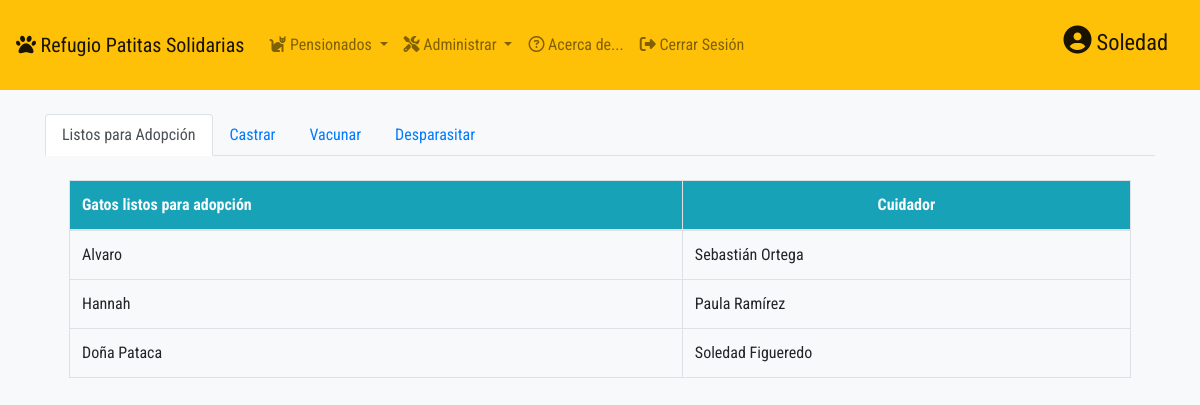
The page /db/filtros.php (signed in) on the database its author committed.
### tables this page shows
CREATE TABLE `gatos` (
  `id_gato` smallint(6) NOT NULL,
  `nom_gato` varchar(40) NOT NULL,
  `sexo` varchar(6) NOT NULL DEFAULT '',
  `raza_color` varchar(200) NOT NULL,
  `agno_nacim` smallint(4) NOT NULL,
  `fecha_ingreso` date NOT NULL,
  `historia` varchar(500) NOT NULL,
  `vacunado` tinyint(1) NOT NULL,
  `desparasitado` tinyint(1) NOT NULL,
  `castrado` tinyint(1) NOT NULL,
  `foto` varchar(200) DEFAULT '0.jpg',
  `mentor` int(11) NOT NULL,
  `apto_adopc` tinyint(1) NOT NULL,
  `adoptado` tinyint(1) NOT NULL
);

CREATE TABLE `usuarios` (
  `id` int(11) NOT NULL,
  `apellido` varchar(50) NOT NULL,
  `nombre` varchar(50) NOT NULL,
  `usuario` varchar(20) NOT NULL DEFAULT 'voluntario',
  `clave` varchar(255) NOT NULL DEFAULT 'voluntario',
  `celular` varchar(20) NOT NULL,
  `email` varchar(50) NOT NULL
);

### db/filtros.php (the view, shortened to what this page needs)
<?php
include_once("conexion.php");
include_once("header_admin.php");
?>
<div class="container mt-4">
    <ul class="nav nav-tabs">
        <li class="nav-item">
            <a class="nav-link active" id="adopcion-tab" data-toggle="tab" href="#adopcion" role="tab" aria-controls="adopcion" aria-selected="true">Listos para Adopción</a>
        </li>
        <li class="nav-item">
            <a class="nav-link " id="castrar-tab" data-toggle="tab" href="#castrar" role="tab" aria-controls="castrar" aria-selected="true">Castrar</a>
        </li>
        <li class="nav-item">
            <a class="nav-link " id="vacunar-tab" data-toggle="tab" href="#vacunar" role="tab" aria-controls="vacunar" aria-selected="true">Vacunar</a>
        </li>
        <li class="nav-item">
            <a class="nav-link " id="desparasitar-tab" data-toggle="tab" href="#desparasitar" role="tab" aria-controls="desparasitar" aria-selected="true">Desparasitar</a>
        </li>
    </ul>
    <div class="tab-content m-4 " id="myTabContent">
        <div class="tab-pane fade show active" id="adopcion" role="tabpanel" aria-labelledby="adopcion-tab">
            <table class="table table-bordered">
                <thead class="bg-info text-light">
                    <th scope="col">Gatos listos para adopción</th>
                    <th scope="col" class="text-center">Cuidador</th>
                </thead>
                <?php
                $query = "SELECT id_gato, nom_gato, apto_adopc, adoptado, usuarios.id, usuarios.apellido, usuarios.nombre FROM gatos JOIN usuarios ON gatos.mentor = usuarios.id;";
                $row = mysqli_query($conexion, $query)  or die("database error:" . mysqli_error($conexion));
                while ($gato = mysqli_fetch_assoc($row)) {
                    if ($gato['apto_adopc'] && !$gato['adoptado']) { ?>
                        <tr>
                            <td>
                                <?php echo html_entity_decode($gato['nom_gato']); ?>
                            </td>
                            <td>
                                <?php echo utf8_encode($gato['nombre'] . " " . $gato['apellido']); ?>
                            </td>
                        </tr>
                <?php }
                }
                ?>
            </table>
        </div>
    </div>
</div>
<?php
include_once("footer_admin.php");
?>

### styles/admin.css (style rules this page uses)
body { font-family: 'Roboto Condensed', sans-serif; }

### rows shown on the page
gatos: nom_gato "Alvaro", mentor.apellido "Sebastián Ortega"
gatos: nom_gato "Hannah", mentor.apellido "Paula Ramírez"
gatos: nom_gato "Doña Pataca", mentor.apellido "Soledad Figueredo"

### other values the page prints
html_entity_decode($_SESSION['username']) "Soledad"
